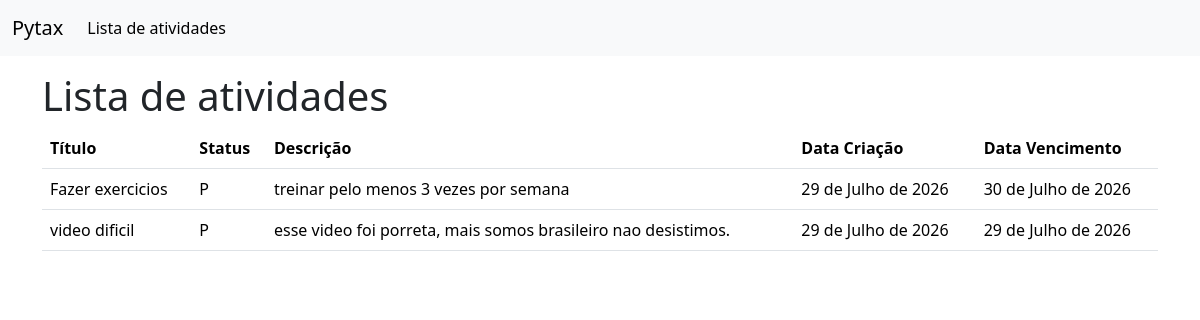
The page / on the database its author committed.
### tasks/models.py (models this page shows, shortened)
class Task(models.Model):
    STATUS_CHOICES = [
        ('P', 'pedente'),
        ("A", "em andamento"),
        ("C", "pedente"),
    ]
    title = models.CharField(max_length =255)
    description = models.TextField()
    status = models.CharField(max_length=1, choices=STATUS_CHOICES, default= 'P' )
    created_at = models.DateField(auto_now_add = True )
    due_date = models.DateField()

### tasks/views.py (the view)
# urls.py: path('', TaskListView.as_view(), name ='task-list'),
class TaskListView(ListView):
    model = Task
    template_name = 'tasks/task_list.html'
    context_object_name = 'tasks'

### tasks/templates/tasks/task_list.html
{% extends "base.html" %}
{% block content %}
    <h1>Lista de atividades</h1>
    <table class="table">
  <thead>
    <tr>
      <th scope="col">Título</th>
      <th scope="col">Status</th>
      <th scope="col">Descrição</th>
      <th scope="col">Data Criação</th>
      <th scope="col">Data Vencimento</th>
    </tr>
  </thead>
  <tbody>
    {% for task in tasks %}
        <tr>
            <td>{{ task.title}}</td>
            <td>{{ task.status}}</td>
            <td>{{ task.description}}</td>
            <td>{{ task.created_at}}</td>
            <td>{{ task.due_date}}</td>
        </tr>
    {% endfor %}
  </tbody>
</table>
{% endblock content %}

### tasks/templates/base.html (shortened to what this page needs)
<!doctype html>
<html lang="pt-br">
  <head>
    <link href="https://cdn.jsdelivr.net/npm/bootstrap@5.3.8/dist/css/bootstrap.min.css" rel="stylesheet">
  </head>
  <body>
    <nav class="navbar navbar-expand-lg bg-body-tertiary">
  <div class="container-fluid">
    <a class="navbar-brand" href="#">Pytax</a>
    <div class="collapse navbar-collapse" id="navbarNav">
      <ul class="navbar-nav">
        <li class="nav-item">
          <a class="nav-link active" aria-current="page" href="{% url 'task-list' %}">Lista de atividades</a>
        </li>
      </ul>
    </div>
  </div>
</nav>
        <main class="container mt-3">
           {% block content  %}{% endblock  %}
        </main>
  </body>
</html>

### rows shown on the page
Task: title "Fazer exercicios", status "P", description "treinar pelo menos 3 vezes por semana", created_at "29 de Julho de 2026", due_date "30 de Julho de 2026"
Task: title "video dificil", status "P", description "esse video foi porreta, mais somos brasileiro nao desistimos.", created_at "29 de Julho de 2026", due_date "29 de Julho de 2026"
